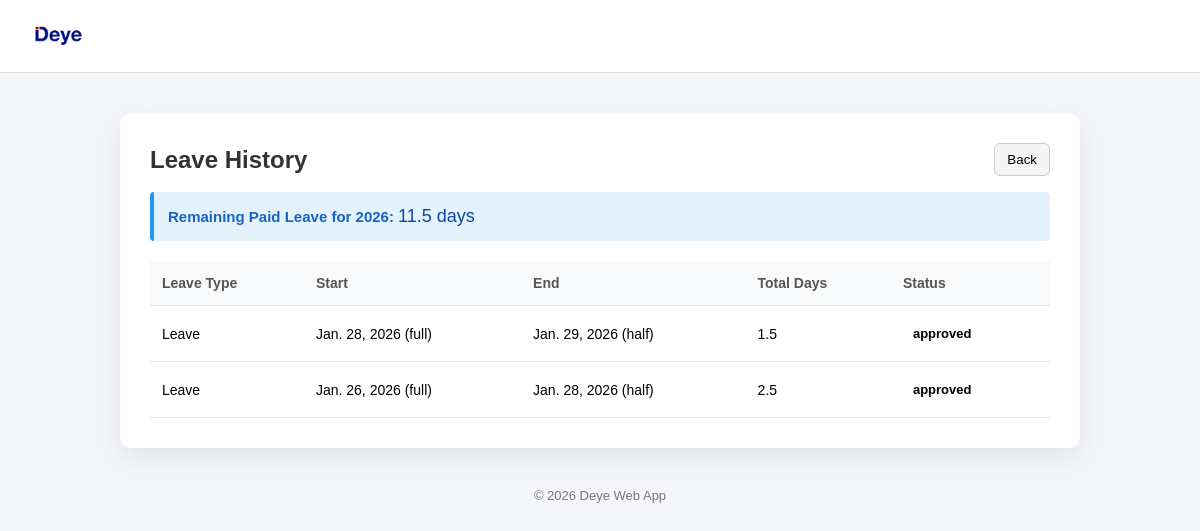
Screenshot of /leave/history/ (signed in) with the database file from the repository.
### forms/models.py (models this page shows, shortened)
class LeaveRequest(models.Model):
    LEAVE_STATUS_CHOICES = [
        ('pending', 'Pending'),
        ('approved', 'Approved'),
        ('rejected', 'Rejected'),
    ]
    LEAVE_TYPE_CHOICES = [
        ('leave', 'Leave'),
        ('wfh', 'Work From Home'),
    ]
    DAY_PORTION_CHOICES = [
        ('full', 'Full Day'),
        ('half', 'Half Day'),
    ]
    user = models.ForeignKey(User, on_delete=models.CASCADE)
    leave_type = models.CharField(max_length=20, choices=LEAVE_TYPE_CHOICES)
    start_date = models.DateField()
    end_date = models.DateField()
    start_breakdown = models.CharField(max_length=10, choices=DAY_PORTION_CHOICES, default='full')
    end_breakdown = models.CharField(max_length=10, choices=DAY_PORTION_CHOICES, default='full')
    reason = models.TextField(blank=True)
    status = models.CharField(max_length=20, choices=LEAVE_STATUS_CHOICES, default='pending')
    total_days = models.FloatField(default=0.0)
    applied_at = models.DateTimeField(auto_now_add=True)
    status_changed_at = models.DateTimeField(blank=True, null=True)
    status_changed_by = models.ForeignKey(User, on_delete=models.SET_NULL, null=True, blank=True, related_name='updated_leaves')

### forms/views.py (the view)
# urls.py: path('leave/history/', views.leave_history, name='leave_history'),
@login_required
def leave_history(request):
    def _remaining_paid_leave(user, year):
        used = LeaveRequest.objects.filter(
            user=user,
            leave_type='leave',
            start_date__year=year,
        ).exclude(status='rejected').aggregate(total=Sum('total_days'))['total'] or 0.0
        return max(21.0 - used, 0.0)
    leaves = LeaveRequest.objects.filter(
        user=request.user
    ).exclude(status='pending').order_by('-id')
    today = date.today()
    remaining = _remaining_paid_leave(request.user, today.year)
    return render(request, 'leave/leave_history.html', {
        'leaves': leaves,
        'remaining_leave': remaining,
        'current_year': today.year,
    })

### forms/templates/leave/leave_history.html (shortened to what this page needs)
<!DOCTYPE html>
<html lang="en">
<head>
    {% load static %}
</head>
<body>
    <div class="header">
        <div class="header-title">
            <a href="/">
                 <img src="{% static 'admin/Images/logo-deye-300x225.webp' %}"
                     alt="DEYE Logo">
            </a>
        </div>
    </div>
    <div class="page-container">
        <div style="display:flex; justify-content:space-between; align-items:center; margin-bottom:16px;">
            <h2 style="margin:0;">Leave History</h2>
            <button type="button" onclick="history.back();" style="padding:8px 12px; border:1px solid #ccc; background:#f5f5f5; border-radius:6px; cursor:pointer;">Back</button>
        </div>
        <div style="background: #e3f2fd; border-left: 4px solid #2196f3; padding: 14px; margin-bottom: 20px; border-radius: 4px;">
            <p style="margin: 0; font-size: 15px; color: #1565c0; font-weight: 500;">
                <strong>Remaining Paid Leave for {{ current_year }}:</strong> <span style="font-size: 18px; color: #0d47a1;">{{ remaining_leave|floatformat:1 }} days</span>
            </p>
        </div>
        {% if leaves %}
            <table class="leave-table">
                <thead>
                    <tr>
                        <th>Leave Type</th>
                        <th>Start</th>
                        <th>End</th>
                        <th>Total Days</th>
                        <th>Status</th>
                    </tr>
                </thead>
                <tbody>
                    {% for leave in leaves %}
                        <tr>
                            <td>{{ leave.get_leave_type_display }}</td>
                            <td>{{ leave.start_date }} ({{ leave.start_breakdown }})</td>
                            <td>{{ leave.end_date }} ({{ leave.end_breakdown }})</td>
                            <td>{{ leave.total_days }}</td>
                            <td>
                                <span class="status {{ leave.status }}">
                                    {{ leave.status }}
                                </span>
                            </td>
                        </tr>
                    {% endfor %}
                </tbody>
            </table>
        {% else %}
            <div class="empty-text">
                No past leave records.
            </div>
        {% endif %}
    </div>
    <div class="footer">
        © 2026 Deye Web App
    </div>
</body>
</html>

### forms/templates/leave/leave_history.html (style rules this page uses)
body { margin: 0; font-family: Arial, sans-serif; background: #f4f6f9; min-height: 100vh; }
.header { display: flex; justify-content: space-between; align-items: center; padding: 14px 32px; background-color: #ffffff; border-bottom: 1px solid #ddd; }
.header-title img { height: 40px; object-fit: contain; }
.page-container { max-width: 900px; margin: 40px auto; background: #ffffff; padding: 30px; border-radius: 12px; box-shadow: 0 10px 30px rgba(0, 0, 0, 0.08); }
h2 { margin-bottom: 25px; color: #333; text-align: center; }
.leave-table { width: 100%; border-collapse: collapse; }
.leave-table th, .leave-table td { padding: 14px 12px; text-align: left; border-bottom: 1px solid #eaeaea; font-size: 14px; }
.leave-table th { background-color: #f8f9fa; font-weight: 600; color: #555; }
.status { font-weight: 600; padding: 6px 10px; border-radius: 6px; display: inline-block; font-size: 13px; }
.footer { text-align: center; margin-top: 40px; font-size: 13px; color: #777; }
button { transition: background 0.2s ease, border-color 0.2s ease; }

### rows the page displays
LeaveRequest: leave_type "Leave", start_date "Jan. 28, 2026", start_breakdown "full", end_date "Jan. 29, 2026", end_breakdown "half", total_days "1.5", status "approved"
LeaveRequest: leave_type "Leave", start_date "Jan. 26, 2026", start_breakdown "full", end_date "Jan. 28, 2026", end_breakdown "half", total_days "2.5", status "approved"

### other values shown
{{ remaining_leave|floatformat:1 }} "11.5"
